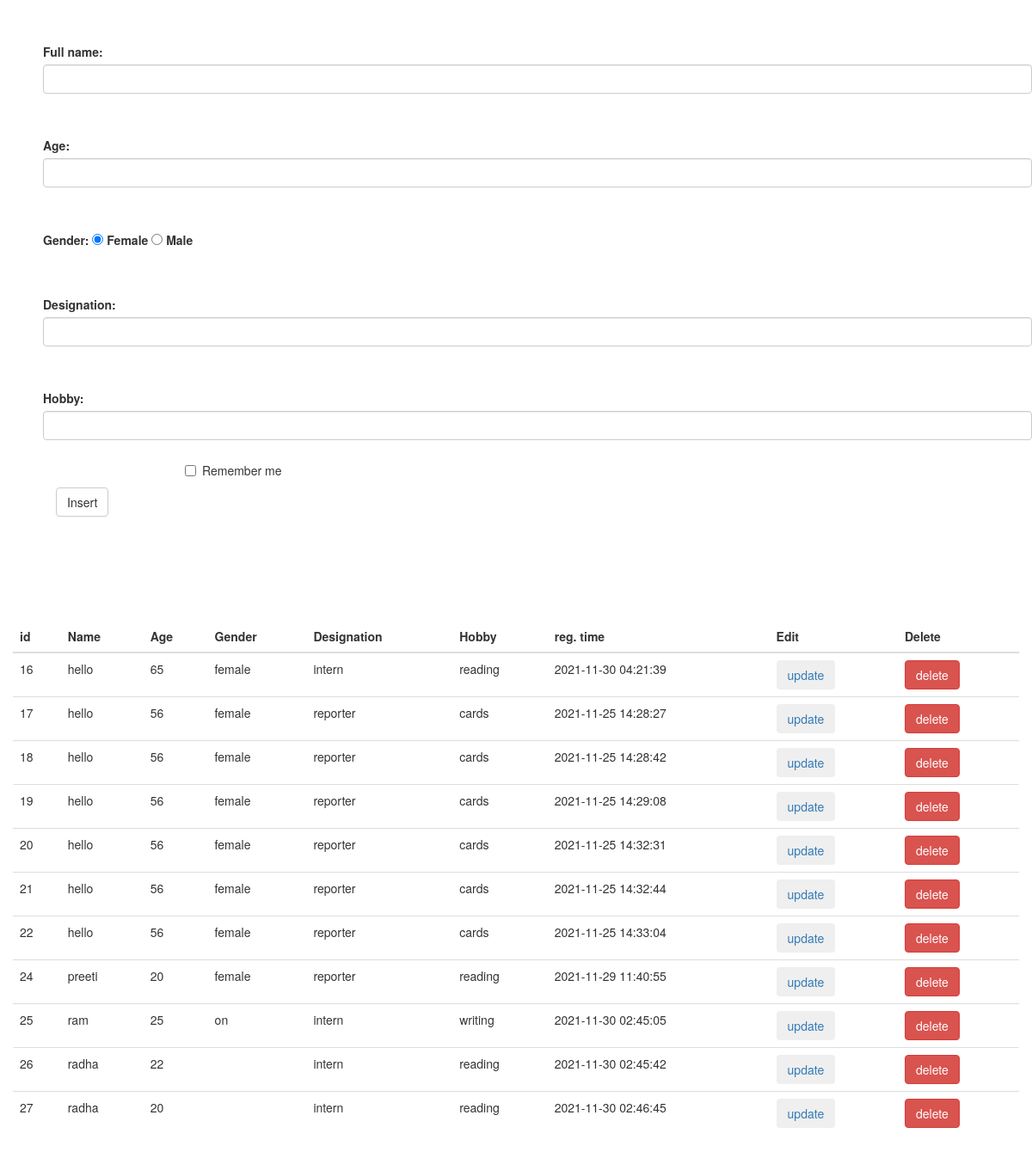
The page / on the database its author committed.
### tables this page shows
CREATE TABLE `intern` (
  `id` int(6) UNSIGNED NOT NULL,
  `name` varchar(30) DEFAULT NULL,
  `age` int(3) DEFAULT NULL,
  `gender` varchar(10) DEFAULT NULL,
  `designation` varchar(50) DEFAULT NULL,
  `Hobby` tinytext,
  `reg_date` timestamp NOT NULL DEFAULT CURRENT_TIMESTAMP ON UPDATE CURRENT_TIMESTAMP
);

### index.php (the view, shortened to what this page needs)
<?php
include "connection.php";
?>
<!DOCTYPE html>
<html lang="en">
<head>
  <link rel="stylesheet" href="https://maxcdn.bootstrapcdn.com/bootstrap/3.4.1/css/bootstrap.min.css">
  <link rel="stylesheet" href="style.css">
</head>
<body>
<form action="" method="POST">
  <div class="form-group">
    <label for="name"> Full name:</label>
    <input type="text" class="form-control" id="name" name="name" required>
  </div>
  <div class="form-group">
    <label for="age">Age:</label>
    <input type="number" class="form-control" id="age" name="age" required>
  </div>
  <div class="form-group">
    <label for="gender">Gender:</label>
    <input type="radio"  name="gender" value="female" checked >
    <label for="Female">Female</label>
    <input type="radio"  name="gender" vasssue="male" >
    <label for="Male">Male</label><br>
  </div>
  <div class="form-group">
    <label for="designation">Designation:</label>
    <input type="text" class="form-control" name="designation" required>
  </div>
  <div class="form-group">
    <label for="Hobby">Hobby:</label>
    <input type="text" class="form-control"  name="hobby" required>
  </div>
  <div class="checkbox col-sm-offset-2 col-sm-8">
    <label><input type="checkbox"> Remember me</label>
  </div>
  <div class="form-group">
      <div class="col-sm-offset-0 col-sm-8">
        <button type="submit" class="btn btn-default" name="insert"> Insert</button>
         </div>
    </div>
  </form>
<br>
<br>
<br>
<br>
<br>
<br>
<br>
<br>
<div class="col-lg-12 ">
<table class="table ">
  <thead>
    <tr>
      <th scope="col">id</th>
      <th scope="col">Name</th>
      <th scope="col">Age </th>
      <th scope="col">Gender</th>
      <th scope="col">Designation</th>
      <th scope="col">Hobby</th>
      <th scope="col">reg. time</th>
      <th scope="col">Edit</th>
      <th scope="col">Delete</th>
    </tr>
  </thead>
  <tbody>
    <tr>
    <?php
        $displayquery= "SELECT * FROM intern";
    $res=mysqli_query($conn, $displayquery);
    while($row =mysqli_fetch_array($res)){
      echo "<tr>";
      echo "<td>"; echo $row["id"]; echo "</td>";
      echo "<td>"; echo $row["name"]; echo "</td>";
      echo "<td>"; echo $row["age"]; echo "</td>";
      echo "<td>"; echo $row["gender"]; echo "</td>";
      echo "<td>"; echo $row["designation"]; echo "</td>";
      echo "<td>"; echo $row["Hobby"]; echo "</td>";
      echo "<td>"; echo $row["reg_date"]; echo "</td>";
      echo "<td>"; ?>
      <a href = "edit.php?id= <?php echo $row["id"]; ?>"> <button type="submit" class="btn btn-dark" name="update">update</button>
    </a>  <?php echo "</td>";
      echo "<td>"; ?>
      <a href = "delete.php?id= <?php echo $row["id"]; ?>"> <button type="submit" class="btn btn-danger" name="delete">delete</button>
      </a> <?php echo "</td>";
    }
?>
    </tr>
  </tbody>
</table>
</div>
</body>
</html>

### style.css (style rules this page uses)
.form-group { margin-top: 50px; margin-left: 50px; }

### rows shown on the page
intern: id "16", name "hello", age "65", gender "female", designation "intern", Hobby "reading", reg_date "2021-11-30 04:21:39"
intern: id "17", name "hello", age "56", gender "female", designation "reporter", Hobby "cards", reg_date "2021-11-25 14:28:27"
intern: id "18", name "hello", age "56", gender "female", designation "reporter", Hobby "cards", reg_date "2021-11-25 14:28:42"
intern: id "19", name "hello", age "56", gender "female", designation "reporter", Hobby "cards", reg_date "2021-11-25 14:29:08"
intern: id "20", name "hello", age "56", gender "female", designation "reporter", Hobby "cards", reg_date "2021-11-25 14:32:31"
intern: id "21", name "hello", age "56", gender "female", designation "reporter", Hobby "cards", reg_date "2021-11-25 14:32:44"
intern: id "22", name "hello", age "56", gender "female", designation "reporter", Hobby "cards", reg_date "2021-11-25 14:33:04"
intern: id "24", name "preeti", age "20", gender "female", designation "reporter", Hobby "reading", reg_date "2021-11-29 11:40:55"
intern: id "25", name "ram", age "25", gender "on", designation "intern", Hobby "writing", reg_date "2021-11-30 02:45:05"
intern: id "26", name "radha", age "22", designation "intern", Hobby "reading", reg_date "2021-11-30 02:45:42"
intern: id "27", name "radha", age "20", designation "intern", Hobby "reading", reg_date "2021-11-30 02:46:45"
